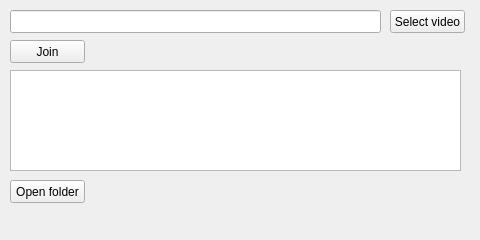
<?xml version="1.0" encoding="UTF-8"?>
<ui version="4.0">
 <class>MainWindow</class>
 <widget class="QMainWindow" name="MainWindow">
  <property name="enabled">
   <bool>true</bool>
  </property>
  <property name="geometry">
   <rect>
    <x>0</x>
    <y>0</y>
    <width>480</width>
    <height>240</height>
   </rect>
  </property>
  <property name="minimumSize">
   <size>
    <width>480</width>
    <height>240</height>
   </size>
  </property>
  <property name="maximumSize">
   <size>
    <width>480</width>
    <height>240</height>
   </size>
  </property>
  <property name="windowTitle">
   <string>Video Joiner</string>
  </property>
  <property name="animated">
   <bool>true</bool>
  </property>
  <property name="tabShape">
   <enum>QTabWidget::Rounded</enum>
  </property>
  <property name="dockOptions">
   <set>QMainWindow::AllowTabbedDocks|QMainWindow::AnimatedDocks</set>
  </property>
  <widget class="QWidget" name="centralwidget">
   <widget class="QLineEdit" name="txtVideoPath">
    <property name="geometry">
     <rect>
      <x>10</x>
      <y>10</y>
      <width>371</width>
      <height>23</height>
     </rect>
    </property>
   </widget>
   <widget class="QPushButton" name="btnSelectVideo">
    <property name="geometry">
     <rect>
      <x>390</x>
      <y>10</y>
      <width>75</width>
      <height>23</height>
     </rect>
    </property>
    <property name="text">
     <string>Select video</string>
    </property>
   </widget>
   <widget class="QPushButton" name="btnJoin">
    <property name="geometry">
     <rect>
      <x>10</x>
      <y>40</y>
      <width>75</width>
      <height>23</height>
     </rect>
    </property>
    <property name="text">
     <string>Join</string>
    </property>
   </widget>
   <widget class="QPlainTextEdit" name="txtLog">
    <property name="geometry">
     <rect>
      <x>10</x>
      <y>70</y>
      <width>451</width>
      <height>101</height>
     </rect>
    </property>
   </widget>
   <widget class="QPushButton" name="btnOpenFolder">
    <property name="geometry">
     <rect>
      <x>10</x>
      <y>180</y>
      <width>75</width>
      <height>23</height>
     </rect>
    </property>
    <property name="text">
     <string>Open folder</string>
    </property>
   </widget>
  </widget>
  <widget class="QMenuBar" name="menubar">
   <property name="geometry">
    <rect>
     <x>0</x>
     <y>0</y>
     <width>480</width>
     <height>21</height>
    </rect>
   </property>
  </widget>
 </widget>
 <resources/>
 <connections/>
</ui>
